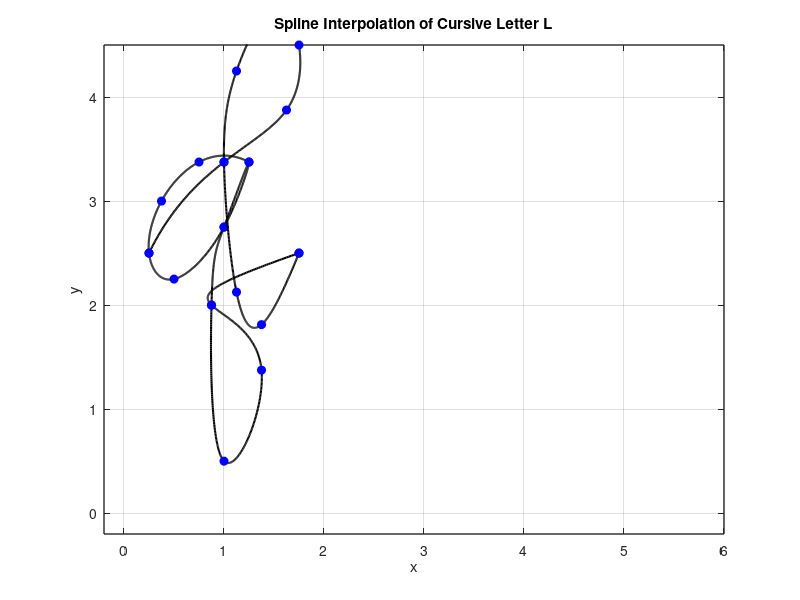

The MATLAB source for this figure:
%% LETTER Q
% Define data points for x and y coordinates 
x = [1.25 0.75 0.375 0.25 0.5 1 1.25 1 0.875 1 1.375 0.875 1.75];
y = [3.375 3.375 3 2.5 2.25 2.75 3.375 2.75 2 0.5 1.375 2 2.5];

n = length(x);
t = 0:n-1; % Parametric coordinate t
tt = 0:0.01:n-1; % More dense coordinate tt for spline interpolation

% Compute spline interpolation
xx = spline(t, x, tt);
yy = spline(t, y, tt);

% Plot settings
figure(1)
plot(xx, yy, 'k', 'LineWidth', 1.5) % plot spline
hold on
plot(x, y, 'bo', 'MarkerFaceColor', 'b') % plot data points
axis([-0.2 6 -0.2 4.5])
grid on
title('Spline Interpolation of Cursive Letter Q')
xlabel('x')
ylabel('y')
set(gca, 'FontSize', 10, 'LineWidth', 1)
grid on

%% LETTER L
% Define data point for x and y coordinates 
x = [0.25 1.00 1.625 1.75 1.50 1.125 1.00 1.125 1.375 1.75];
y = [2.50 3.375 3.875 4.5 4.875 4.25 3.375 2.125 1.8125 2.5];

n = length(x);
t = 0:n-1; % Parametric coordinate t
tt = 0:0.01:n-1; % More dense coordinate tt for spline interpolation

% Compute spline interpolation
xx = spline(t, x, tt);
yy = spline(t, y, tt);

% Plot settings
figure(1)
plot(xx, yy, 'k', 'LineWidth', 1.5) % plot spline
hold on
plot(x, y, 'bo', 'MarkerFaceColor', 'b') % plot data points
axis([-0.2 6 -0.2 4.5])
grid on
title('Spline Interpolation of Cursive Letter L')
xlabel('x')
ylabel('y')
set(gca, 'FontSize', 10, 'LineWidth', 1)
grid on


